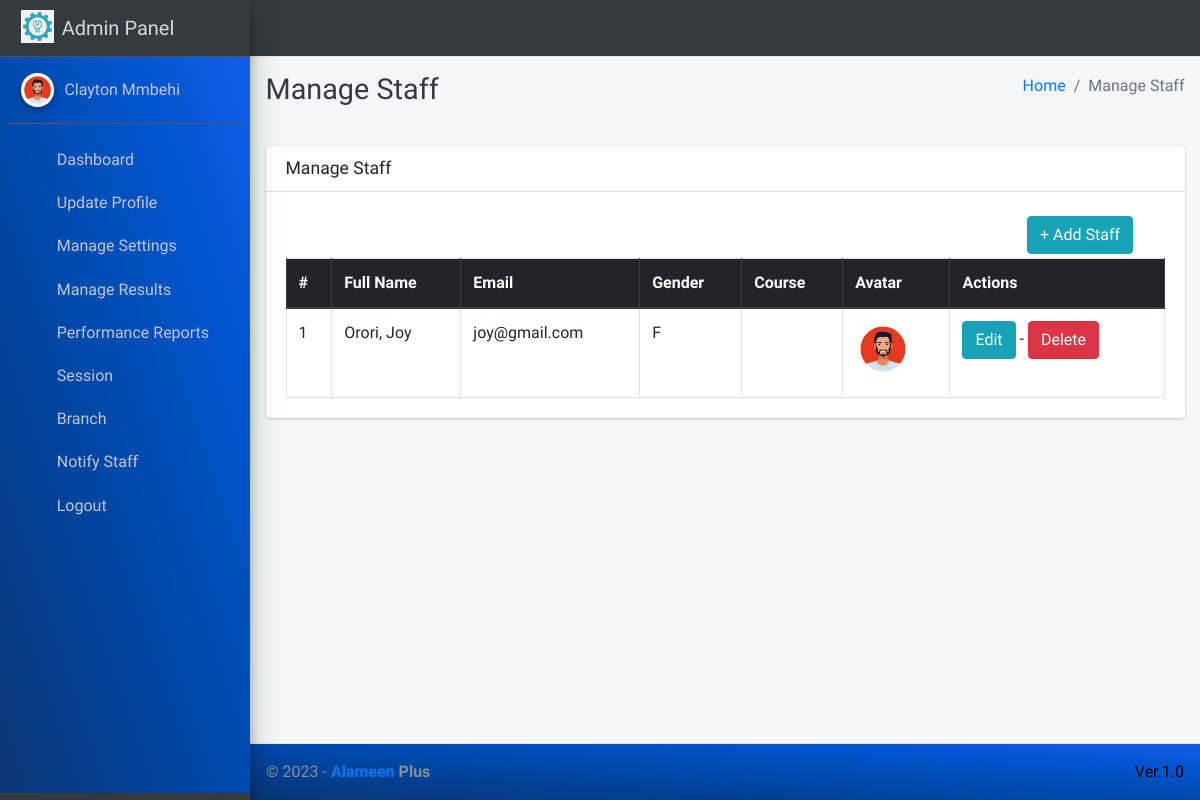
Page /staff/manage/ (signed in) on the committed database.
### main_app/models.py (models this page shows)
class CustomUser(AbstractUser):
    USER_TYPE = ((1, "HOD"), (2, "Staff"), (3, "Student"))
    GENDER = [("M", "Male"), ("F", "Female")]
    username = None  # Removed username, using email instead
    email = models.EmailField(unique=True)
    user_type = models.CharField(default=1, choices=USER_TYPE, max_length=1)
    gender = models.CharField(max_length=1, choices=GENDER)
    profile_pic = models.ImageField()
    created_at = models.DateTimeField(auto_now_add=True)
    updated_at = models.DateTimeField(auto_now=True)
    USERNAME_FIELD = "email"
    REQUIRED_FIELDS = []
    objects = CustomUserManager()
    def __str__(self):
        return  self.first_name + " " + self.last_name

### main_app/hod_views.py (the view)
# urls.py: path("staff/manage/", hod_views.manage_staff, name='manage_staff'),
@login_required(redirect_field_name="user_login")
def manage_staff(request):
    allStaff = CustomUser.objects.filter(user_type=2)
    context = {
        'allStaff': allStaff,
        'page_title': 'Manage Staff'
    }
    return render(request, "hod_template/manage_staff.html", context)

### main_app/templates/hod_template/manage_staff.html
{% extends 'main_app/base.html' %}
{% load static %}
{% block page_title %}{{page_title}}{% endblock page_title %}
{% block content %}
<section class="content">
    <div class="container-fluid">
        <div class="row">
            <div class="col-md-12">
                <div class="card">
                    <div class="card-header">
                        <h3 class="card-title">{{page_title}}</h3>
                    </div>
                    <div class="card-body">
                        <div class="row">
                            <div class="col-md-10">
                            </div>
                            <div class="col-md-2 p-1">
                                <a class="btn btn-info" href="{% url 'add_staff' %}"> + Add Staff</a>
                            </div>
                        </div>
                        <table id="example2" class="table table-bordered table-hover">
                            <thead class="thead-dark">
                                <tr>
                                    <th>#</th>
                                    <th>Full Name</th>
                                    <th>Email</th>
                                    <th>Gender</th>
                                    <th>Course</th>
                                    <th>Avatar</th>
                                    <th>Actions</th>
                                </tr>
                            </thead>
                            <tbody>
                                {% for staff in allStaff %}
                                <tr>
                                    <td>{{ forloop.counter }}</td>
                                    <td>{{staff.last_name}}, {{staff.first_name}}</td>
                                    <td>{{staff.email}}</td>
                                    <td>{{staff.gender}}</td>
                                    <td>{{staff.staff.course.name}}</td>
                                    <td>
                                        {% if staff.profile_pic == ""  %}
                                        No Image
                                        {% else %}
                                        <img class="img img-fluid mb-2" height="56" width="56"
                                            src="{{staff.profile_pic}}" alt="">
                                        {% endif %}
                                    </td>
                                    <td>
                                        <a href="{% url 'edit_staff' staff.staff.id %}" class="btn btn-info">Edit</a> -
                                        <a href="{% url 'delete_staff' staff.staff.id %}" class="btn btn-danger" onclick="return confirm('Are you sure about this ?')">Delete</a>
                                    </td>
                                </tr>
                                {% endfor %}
                            </tbody>
                        </table>
                    </div>
                </div>
            </div>
        </div>
    </div>
</section>
{% endblock content %}

### main_app/templates/main_app/sidebar_template.html (shortened to what this page needs)
{% load static %}
<aside class="main-sidebar sidebar-dark-info elevation-4">
    {% if request.user.user_type == '1' %}
    <a href="{% url 'admin_home' %}" class="brand-link">
        <img src="{% static 'dist/img/virusx.png' %} " alt="Alameen Plus Logo"
            class="brand-image " >
        <span class="brand-text font-weight-light" >Admin Panel</span>
    </a>
    <div class="sidebar" style="background-image: linear-gradient(to right top, #0b3574, #033f91, #004aae, #0054cc, #125eeb);">
        <div class="user-panel mt-3 pb-3 mb-3 d-flex">
            <div class="image">
                <img src="{{ request.user.profile_pic}}" class="img-circle elevation-2" alt="User Image">
            </div>
            <div class="info">
                <a href="#" class="d-block">{{user}}</a>
            </div>
        </div>
        <nav class="mt-2">
            <ul class="nav nav-pills nav-sidebar flex-column" data-widget="treeview" role="menu" data-accordion="false">
                <li class="nav-item">
                    {% url 'admin_home' as admin_home %}
                    <a href="{{admin_home}}" class="nav-link {% if admin_home == request.path %} active {% endif %}">
                        <i class="nav-icon fas fa-home"></i>
                        <p>
                            Dashboard
                        </p>
                    </a>
                </li>
                <li class="nav-item">
                    {% url 'admin_view_profile' as admin_view_profile %}
                    <a href="{{admin_view_profile}}"
                        class="nav-link {% if admin_view_profile == request.path %} active {% endif %}">
                        <i class="nav-icon fas fa-address-card"></i>
                        <p>
                            Update Profile
                        </p>
                    </a>
                </li>
                <li class="nav-item has-treeview">
                    <a href="#" class="nav-link" >
                        <i class="nav-icon fas fa-cogs"></i>
                        <p>
                            Manage Settings
                            <i class="fas fa-angle-left right"></i>
                        </p>
                    </a>
                </li>
<li class="nav-item has-treeview">
    <a href="#" class="nav-link" >
        <i class="nav-icon fas fa-check"></i>
        <p>
            Manage Results
            <i class="fas fa-angle-left right"></i>
        </p>
    </a>
</li>
                <li class="nav-item has-treeview">
                    <a href="#" class="nav-link" >
                        <i class="nav-icon far fa-file"></i>
                        <p>
                            Performance Reports
                            <i class="fas fa-angle-left right"></i>
                        </p>
                    </a>
                </li>
                <li class="nav-item has-treeview">
                    <a href="#" class="nav-link">
                        <i  class="nav-icon far fa-calendar-alt"></i>
                        <p>
                            Session
                            <i class="fas fa-angle-left right"></i>
                        </p>
                    </a>
                </li>
                <li class="nav-item has-treeview">
                    <a href="#" class="nav-link" >
                        <i class="nav-icon fas fa-bookmark"></i>
                        <p>
                            Branch
                            <i class="fas fa-angle-left right"></i>
                        </p>
                    </a>
                </li>
                <li class="nav-item">
                    {% url 'admin_notify_staff' as admin_notify_staff %}
                    <a href="{{admin_notify_staff}}"
                        class="nav-link {% if admin_notify_staff == request.path %} active {% endif %}">
                        <i class="nav-icon far fa-bell"></i>
                        <p>
                            Notify Staff
                        </p>
                    </a>
                </li>
                            {% endif %}
                    <li class="nav-item">
                        <a href="{% url 'user_logout' %}"
                            onclick="return confirm('Your session would be terminated.\n\nProceed?')"
                            class="nav-link">
                            <i  style="color: #ff0000"  class="nav-icon fas fa-power-off"></i>
                            <p>
                                Logout
                            </p>
                        </a>
                    </li>
            </ul>
        </nav>
    </div>
</aside>

### rows in the picture
CustomUser: user.profile_pic (picture), first_name+last_name "Clayton Mmbehi"
CustomUser: last_name "Orori", first_name "Joy", email "joy@gmail.com", gender "F", profile_pic (picture)

### other values in the picture
{{ page_title }} "Manage Staff"
